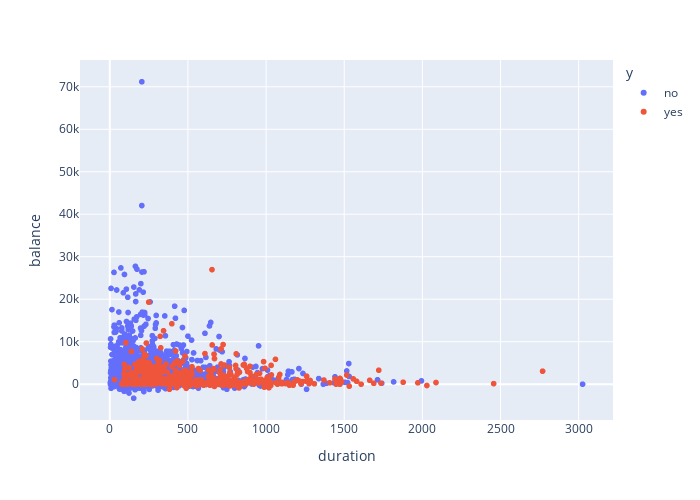

Here is the notebook cell this chart was saved with:
### Markdown cell above
People who have not took up a loan and have low balance have higher duration, maybe because they want to take a loan

### Code cell
fig = px.scatter(data, x="duration", y="balance" , color = "y" , width = 700 , height = 500 )
fig.show()

### Figure 1 — Plotly figure (JSON) as saved in the notebook; plotly's stock layout.template omitted (floating-point values rounded to 4 significant figures; data arrays with more than 128 entries replaced by an {"elided": "..."} marker saying what was removed)
{"data": [{"hovertemplate": "y=no<br>duration=%{x}<br>balance=%{y}<extra></extra>", "legendgroup": "no", "marker": {"color": "#636efa", "symbol": "circle"}, "mode": "markers", "name": "no", "showlegend": true, "type": "scattergl", "x": {"elided": "4000 int values"}, "xaxis": "x", "y": {"elided": "4000 int values"}, "yaxis": "y"}, {"hovertemplate": "y=yes<br>duration=%{x}<br>balance=%{y}<extra></extra>", "legendgroup": "yes", "marker": {"color": "#EF553B", "symbol": "circle"}, "mode": "markers", "name": "yes", "showlegend": true, "type": "scattergl", "x": {"elided": "521 int values"}, "xaxis": "x", "y": {"elided": "521 int values"}, "yaxis": "y"}], "layout": {"height": 500, "legend": {"title": {"text": "y"}, "tracegroupgap": 0}, "margin": {"t": 60}, "width": 700, "xaxis": {"anchor": "y", "domain": [0, 1], "title": {"text": "duration"}}, "yaxis": {"anchor": "x", "domain": [0, 1], "title": {"text": "balance"}}}}
